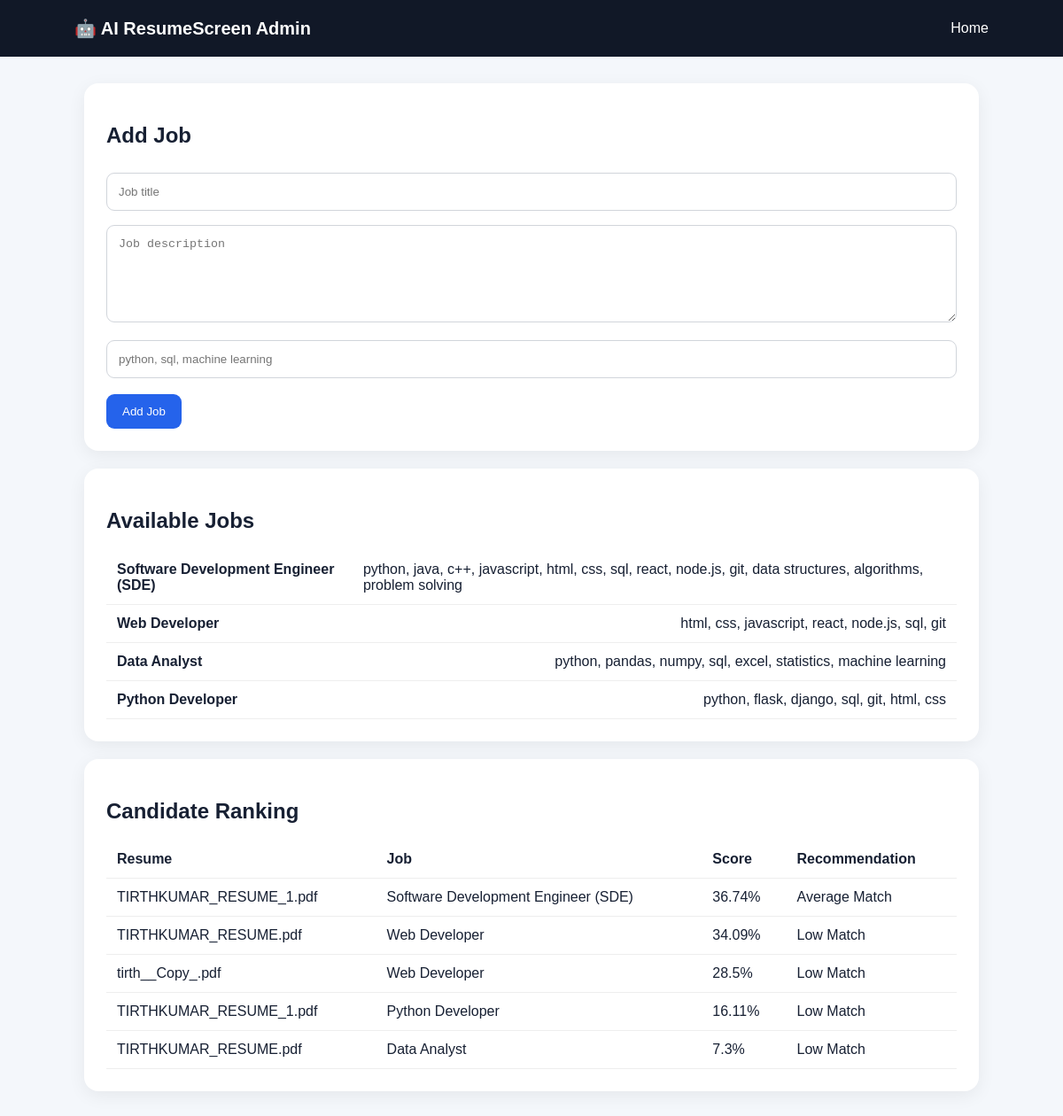
The page /admin on the database its author committed.
### tables this page shows
CREATE TABLE jobs(
        id INTEGER PRIMARY KEY AUTOINCREMENT,
        title TEXT NOT NULL,
        description TEXT NOT NULL,
        skills TEXT NOT NULL);

CREATE TABLE resumes(
        id INTEGER PRIMARY KEY AUTOINCREMENT,
        filename TEXT NOT NULL,
        job_id INTEGER NOT NULL,
        score REAL NOT NULL,
        matched TEXT,
        missing TEXT,
        recommendation TEXT,
        FOREIGN KEY(job_id) REFERENCES jobs(id));

### app.py (the view, shortened to what this page needs)
@app.route("/admin",methods=["GET","POST"])
def admin():
    conn=db()
    jobs=conn.execute("SELECT * FROM jobs ORDER BY id DESC").fetchall()
    results=conn.execute("""SELECT r.*,j.title FROM resumes r
                            JOIN jobs j ON r.job_id=j.id
                            ORDER BY r.score DESC""").fetchall()
    conn.close()
    return render_template("admin.html",jobs=jobs,results=results)

### app.py (called while the page is built)
def db():
    conn = sqlite3.connect("database.db")
    conn.row_factory = sqlite3.Row
    return conn

### templates/admin.html (shortened to what this page needs)
<!DOCTYPE html>
<html>
<head>
<link rel="stylesheet" href="{{ url_for('static',filename='css/style.css') }}">
</head>
<body>
<nav><div class="logo">🤖 AI ResumeScreen Admin</div><a href="/">Home</a></nav>
<div class="container">
<div class="panel">
<h2>Add Job</h2>
<form method="POST">
<input name="title" placeholder="Job title" required>
<textarea name="description" placeholder="Job description" required></textarea>
<input name="skills" placeholder="python, sql, machine learning" required>
<button>Add Job</button>
</form>
</div>
<div class="panel">
<h2>Available Jobs</h2>
{% for job in jobs %}
<div class="jobrow"><b>{{job.title}}</b><span>{{job.skills}}</span></div>
{% endfor %}
</div>
<div class="panel">
<h2>Candidate Ranking</h2>
<table>
<tr><th>Resume</th><th>Job</th><th>Score</th><th>Recommendation</th></tr>
{% for r in results %}
<tr><td>{{r.filename}}</td><td>{{r.title}}</td><td>{{r.score}}%</td><td>{{r.recommendation}}</td></tr>
{% else %}<tr><td colspan="4">No candidates screened yet.</td></tr>{% endfor %}
</table>
</div>
</div>
</body>
</html>

### static/css/style.css (style rules this page uses)
* { box-sizing:border-box }
body { margin:0;font-family:Arial,sans-serif;background:#f4f7fb;color:#172033 }
nav { height:64px;background:#111827;color:white;display:flex;align-items:center;justify-content:space-between;padding:0 7% }
nav a { color:white;text-decoration:none }
.logo { font-size:20px;font-weight:bold }
.container { max-width:1050px;margin:30px auto;padding:0 20px }
.panel,.card,.result { background:white;border-radius:16px;padding:25px;margin-bottom:20px;box-shadow:0 5px 20px #00000010 }
input,select,textarea { width:100%;padding:13px;margin:8px 0;border:1px solid #d1d5db;border-radius:9px }
textarea { min-height:110px }
button,.button { display:inline-block;background:#2563eb;color:white;border:0;border-radius:9px;padding:12px 18px;text-decoration:none;cursor:pointer;margin-top:10px }
.jobrow { padding:12px;border-bottom:1px solid #eee;display:flex;justify-content:space-between;gap:20px }
table { width:100%;border-collapse:collapse }
th,td { padding:12px;border-bottom:1px solid #eee;text-align:left }

### rows shown on the page
jobs: title "Software Development Engineer (SDE)", skills "python, java, c++, javascript, html, css, sql, react, node.js, git, data structures, algorithms, problem solving"
jobs: title "Web Developer", skills "html, css, javascript, react, node.js, sql, git"
jobs: title "Data Analyst", skills "python, pandas, numpy, sql, excel, statistics, machine learning"
jobs: title "Python Developer", skills "python, flask, django, sql, git, html, css"
resumes: filename "TIRTHKUMAR_RESUME_1.pdf", title "Software Development Engineer (SDE)", score "36.74", recommendation "Average Match"
resumes: filename "TIRTHKUMAR_RESUME.pdf", title "Web Developer", score "34.09", recommendation "Low Match"
resumes: filename "tirth__Copy_.pdf", title "Web Developer", score "28.5", recommendation "Low Match"
resumes: filename "TIRTHKUMAR_RESUME_1.pdf", title "Python Developer", score "16.11", recommendation "Low Match"
resumes: filename "TIRTHKUMAR_RESUME.pdf", title "Data Analyst", score "7.3", recommendation "Low Match"
